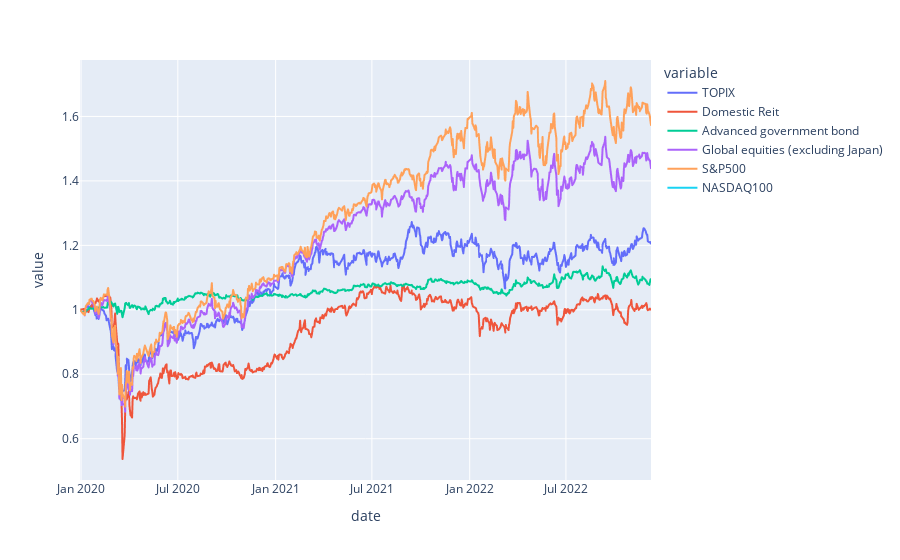

Write notebook code for a chart like this one.
### Code cell
pd.options.plotting.backend = "plotly"

# trim the data from a start date
df_all = df_all['2019-12-29':]

# plot relative price increase from a start date (normalization)
df_cum = (df_all / df_all.iloc[0,:])

df_cum.plot()

### Figure 1 — Plotly figure (JSON) as saved in the notebook; plotly's stock layout.template omitted (floating-point values rounded to 4 significant figures; data arrays with more than 128 entries replaced by an {"elided": "..."} marker saying what was removed)
{"data": [{"hovertemplate": "variable=TOPIX<br>date=%{x}<br>value=%{y}<extra></extra>", "legendgroup": "TOPIX", "line": {"color": "#636efa", "dash": "solid"}, "marker": {"symbol": "circle"}, "mode": "lines", "name": "TOPIX", "showlegend": true, "type": "scattergl", "x": {"elided": "717 str values"}, "xaxis": "x", "y": {"elided": "717 float values"}, "yaxis": "y"}, {"hovertemplate": "variable=Domestic Reit<br>date=%{x}<br>value=%{y}<extra></extra>", "legendgroup": "Domestic Reit", "line": {"color": "#EF553B", "dash": "solid"}, "marker": {"symbol": "circle"}, "mode": "lines", "name": "Domestic Reit", "showlegend": true, "type": "scattergl", "x": {"elided": "717 str values"}, "xaxis": "x", "y": {"elided": "717 float values"}, "yaxis": "y"}, {"hovertemplate": "variable=Advanced government bond<br>date=%{x}<br>value=%{y}<extra></extra>", "legendgroup": "Advanced government bond", "line": {"color": "#00cc96", "dash": "solid"}, "marker": {"symbol": "circle"}, "mode": "lines", "name": "Advanced government bond", "showlegend": true, "type": "scattergl", "x": {"elided": "717 str values"}, "xaxis": "x", "y": {"elided": "717 float values"}, "yaxis": "y"}, {"hovertemplate": "variable=Global equities (excluding Japan)<br>date=%{x}<br>value=%{y}<extra></extra>", "legendgroup": "Global equities (excluding Japan)", "line": {"color": "#ab63fa", "dash": "solid"}, "marker": {"symbol": "circle"}, "mode": "lines", "name": "Global equities (excluding Japan)", "showlegend": true, "type": "scattergl", "x": {"elided": "717 str values"}, "xaxis": "x", "y": {"elided": "717 float values"}, "yaxis": "y"}, {"hovertemplate": "variable=S&P500<br>date=%{x}<br>value=%{y}<extra></extra>", "legendgroup": "S&P500", "line": {"color": "#FFA15A", "dash": "solid"}, "marker": {"symbol": "circle"}, "mode": "lines", "name": "S&P500", "showlegend": true, "type": "scattergl", "x": {"elided": "717 str values"}, "xaxis": "x", "y": {"elided": "717 float values"}, "yaxis": "y"}, {"hovertemplate": "variable=NASDAQ100<br>date=%{x}<br>value=%{y}<extra></extra>", "legendgroup": "NASDAQ100", "line": {"color": "#19d3f3", "dash": "solid"}, "marker": {"symbol": "circle"}, "mode": "lines", "name": "NASDAQ100", "showlegend": true, "type": "scattergl", "x": {"elided": "717 str values"}, "xaxis": "x", "y": {"elided": "717 null values"}, "yaxis": "y"}], "layout": {"legend": {"title": {"text": "variable"}, "tracegroupgap": 0}, "margin": {"t": 60}, "xaxis": {"anchor": "y", "domain": [0, 1], "title": {"text": "date"}}, "yaxis": {"anchor": "x", "domain": [0, 1], "title": {"text": "value"}}}}
